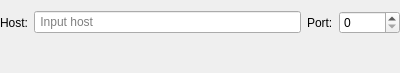
<?xml version="1.0" encoding="UTF-8"?>
<ui version="4.0">
 <class>CParameterNetUI</class>
 <widget class="QWidget" name="CParameterNetUI">
  <property name="geometry">
   <rect>
    <x>0</x>
    <y>0</y>
    <width>400</width>
    <height>73</height>
   </rect>
  </property>
  <property name="windowTitle">
   <string>Form</string>
  </property>
  <layout class="QGridLayout" name="gridLayout">
   <property name="leftMargin">
    <number>0</number>
   </property>
   <property name="rightMargin">
    <number>0</number>
   </property>
   <item row="0" column="0">
    <layout class="QHBoxLayout" name="horizontalLayout">
     <item>
      <widget class="QLabel" name="label">
       <property name="text">
        <string>Host:</string>
       </property>
      </widget>
     </item>
     <item>
      <widget class="QLineEdit" name="leHost">
       <property name="placeholderText">
        <string> Input host</string>
       </property>
      </widget>
     </item>
     <item>
      <widget class="QLabel" name="label_2">
       <property name="text">
        <string>Port:</string>
       </property>
      </widget>
     </item>
     <item>
      <widget class="QSpinBox" name="spPort">
       <property name="maximum">
        <number>65536</number>
       </property>
      </widget>
     </item>
    </layout>
   </item>
   <item row="1" column="0">
    <widget class="CParameterUserUI" name="wUser" native="true"/>
   </item>
  </layout>
 </widget>
 <customwidgets>
  <customwidget>
   <class>CParameterUserUI</class>
   <extends>QWidget</extends>
   <header location="global">ParameterUserUI.h</header>
   <container>1</container>
  </customwidget>
 </customwidgets>
 <resources/>
 <connections/>
</ui>
